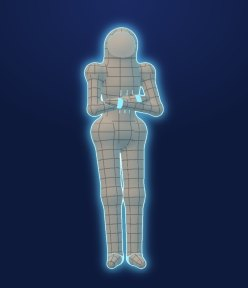
#> input picture apps/landing/assets/img/poses/arms-crossed.jpg, 248 x 288 px
$ python -i make_silhouettes.py   (imports and definitions only)
#> lines starting #> are read from the running program, lines starting #| are printed output that depends on the picture; after the words box and inside, x2 and y2 are one past the last pixel; in counts of white or black regions, pixels touching at a corner belong together
"""Makes the white target silhouettes from the mannequin thumbnails (light figure on navy).

Usage: python -I make_silhouettes.py OUT_DIR slug=thumbnail.jpg ...
Writes OUT_DIR/<slug>.png: a semi-transparent white fill with a solid white edge, cropped to the
figure. Needs numpy and pillow.
"""

import sys

import numpy as np
from PIL import Image, ImageFilter

SCALE = 4
FILL_ALPHA = 0.42
EDGE_PX = 7


def components(mask: np.ndarray) -> list[np.ndarray]:
    """4-connected regions of a boolean mask, each as a boolean array."""
    h, w = mask.shape
    labels = np.zeros((h, w), dtype=np.int32)
    current = 0
    for sy, sx in zip(*np.nonzero(mask)):
        if labels[sy, sx]:
            continue
        current += 1
        labels[sy, sx] = current
        stack = [(sy, sx)]
        while stack:
            y, x = stack.pop()
            for ny, nx in ((y - 1, x), (y + 1, x), (y, x - 1), (y, x + 1)):
                if 0 <= ny < h and 0 <= nx < w and mask[ny, nx] and not labels[ny, nx]:
                    labels[ny, nx] = current
                    stack.append((ny, nx))
    return [labels == i for i in range(1, current + 1)]


def fill_small_holes(mask: np.ndarray, max_share: float = 0.004) -> np.ndarray:
    """Fills gaps inside the figure smaller than max_share of the image (keeps arm-to-body gaps)."""
    out = mask.copy()
    limit = max_share * mask.size
    for region in components(~mask):
        touches_border = region[0].any() or region[-1].any() or region[:, 0].any() or region[:, -1].any()
        if not touches_border and region.sum() < limit:
            out |= region
    return out


def largest_blob(mask: np.ndarray) -> np.ndarray:
    h, w = mask.shape
    labels = np.zeros((h, w), dtype=np.int32)
    best, best_size, current = 0, 0, 0
    for sy, sx in zip(*np.nonzero(mask)):
        if labels[sy, sx]:
            continue
        current += 1
        labels[sy, sx] = current
        stack, size = [(sy, sx)], 0
        while stack:
            y, x = stack.pop()
            size += 1
            for ny, nx in ((y - 1, x), (y + 1, x), (y, x - 1), (y, x + 1)):
                if 0 <= ny < h and 0 <= nx < w and mask[ny, nx] and not labels[ny, nx]:
                    labels[ny, nx] = current
                    stack.append((ny, nx))
        if size > best_size:
            best, best_size = current, size
    return labels == best


def silhouette(path: str) -> Image.Image:
    src = Image.open(path).convert("RGB")
#> src is the input picture: PIL image 248x288 RGB; mean R, G, B 38, 53, 84.7
    src = src.resize((src.width * SCALE, src.height * SCALE), Image.LANCZOS)
#> src: PIL image 992x1152 RGB
    rgb = np.asarray(src).astype(np.float32)
    luminance = rgb @ np.array([0.299, 0.587, 0.114], dtype=np.float32)
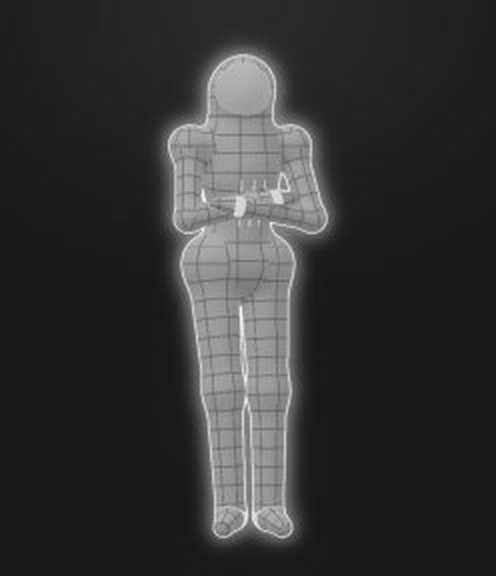
#> luminance: shape (1152, 992) float32 (shown at 1/2 size); min 24.69, max 251.4, mean 52.1
    # Navy background is below ~60; the figure and its cyan rim are well above.
    mask = fill_small_holes(largest_blob(luminance > 88))
#> the loop in largest_blob, `for sy, sx in zip(*np.nonzero(mask)):` made 209547 passes
#> (sy, sx, current, best, best_size) on pass 1: (96, 485, 1, 1, 209510)
#> (sy, sx) on passes 2 to 7: (96, 493), (96, 494), (96, 495), (97, 476), (97, 477), (97, 478)
#> after the loop in largest_blob, `for sy, sx in zip(*np.nonzero(mask)):`:
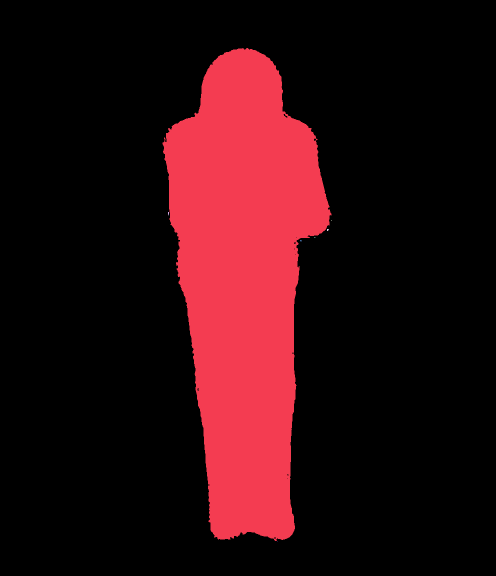
#> labels: shape (1152, 992) int32 (shown at 1/2 size); 8 distinct labels, from 0 to 7; one colour per label, 0 black
#> after the loop in largest_blob, `for sy, sx in zip(*np.nonzero(mask)):`: best = 1; best_size = 209510; current = 7
#> in largest_blob, `return labels == best`:
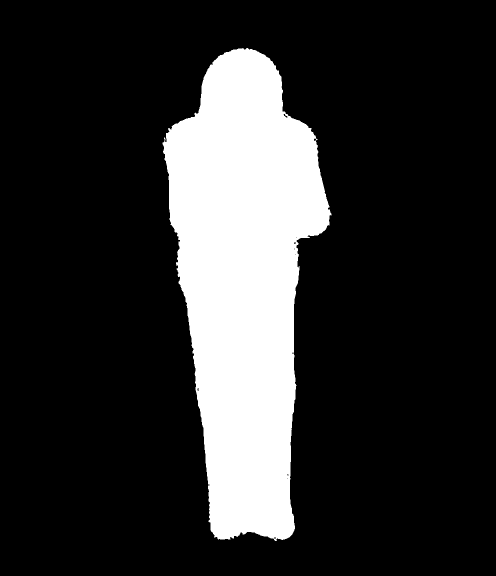
#> returned value: shape (1152, 992) bool (shown at 1/2 size); 18.3% white; 1 white region, box (x1, y1, x2, y2) and area: (325, 96, 663, 1082) 209510
#> in components, `h, w = mask.shape`: h = 1152; w = 992
#> in components, `current = 0`: current = 0
#> the loop in fill_small_holes, `for region in components(~mask):` made 12 passes
#> touches_border on passes 1 to 12: True, False, False, False, False, False, False, False, False, False, False, False
#> after the loop in fill_small_holes, `for region in components(~mask):`: out: shape (1152, 992) bool; 18.3% white; 1 white region, box (x1, y1, x2, y2) and area: (325, 96, 663, 1082) 209574
    # Smooth the stair-stepped edge: blur the mask, then threshold it again.
    soft = Image.fromarray((mask * 255).astype(np.uint8)).filter(ImageFilter.GaussianBlur(SCALE * 1.2))
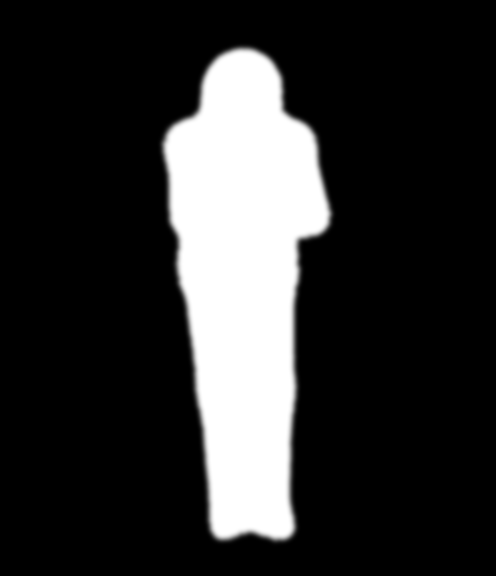
#> soft: PIL image 992x1152 L (shown at 1/2 size); min 0, max 255, mean 46.8
    mask = np.asarray(soft) > 127
#> mask: shape (1152, 992) bool; 18.3% white; 1 white region, box (x1, y1, x2, y2) and area: (327, 97, 661, 1079) 209505
    m = Image.fromarray((mask * 255).astype(np.uint8))
    inner = np.asarray(m.filter(ImageFilter.MinFilter(EDGE_PX * 2 + 1))) > 127
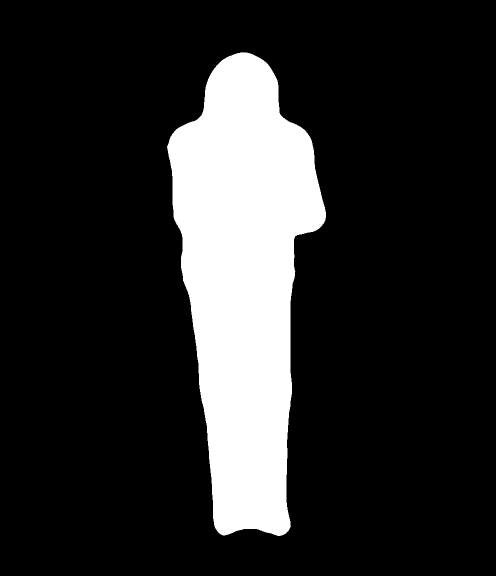
#> inner: shape (1152, 992) bool (shown at 1/2 size); 16.7% white; 1 white region, box (x1, y1, x2, y2) and area: (334, 104, 652, 1072) 190780
    edge = mask & ~inner
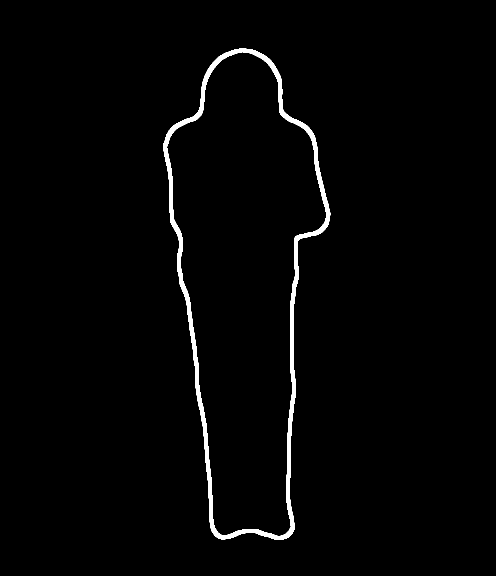
#> edge: shape (1152, 992) bool (shown at 1/2 size); 1.6% white; 1 white region, box (x1, y1, x2, y2) and area: (327, 97, 661, 1079) 18725
    alpha = np.where(edge, 1.0, np.where(mask, FILL_ALPHA, 0.0))
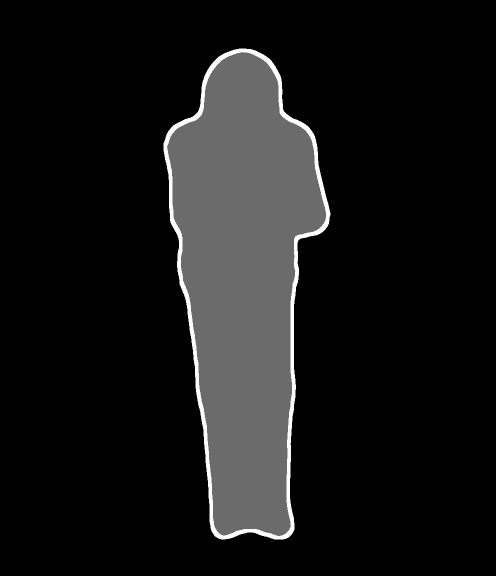
#> alpha: shape (1152, 992) float64 (shown at 1/2 size); min 0, max 1, mean 0.0865
    alpha_img = Image.fromarray((alpha * 255).astype(np.uint8)).filter(ImageFilter.GaussianBlur(1.2))
    out = Image.new("RGBA", src.size, (255, 255, 255, 0))
#> out: PIL image 992x1152 RGBA
    out.putalpha(alpha_img)
    left, top, right, bottom = out.getbbox()
#> left = 324; top = 94; right = 664; bottom = 1082
    pad = SCALE * 4
    return out.crop((max(0, left - pad), max(0, top - pad), min(out.width, right + pad), min(out.height, bottom + pad)))
#> returned value: PIL image 372x1020 RGBA


def main() -> None:
    out_dir, *pairs = sys.argv[1:]
    for pair in pairs:
        slug, path = pair.split("=", 1)
        image = silhouette(path)
        image.save(f"{out_dir}/{slug}.png", optimize=True)
        print(slug, image.size)


# [2 lines not run here, left out]

>>> result = silhouette('../../../landing/assets/img/poses/arms-crossed.jpg')
